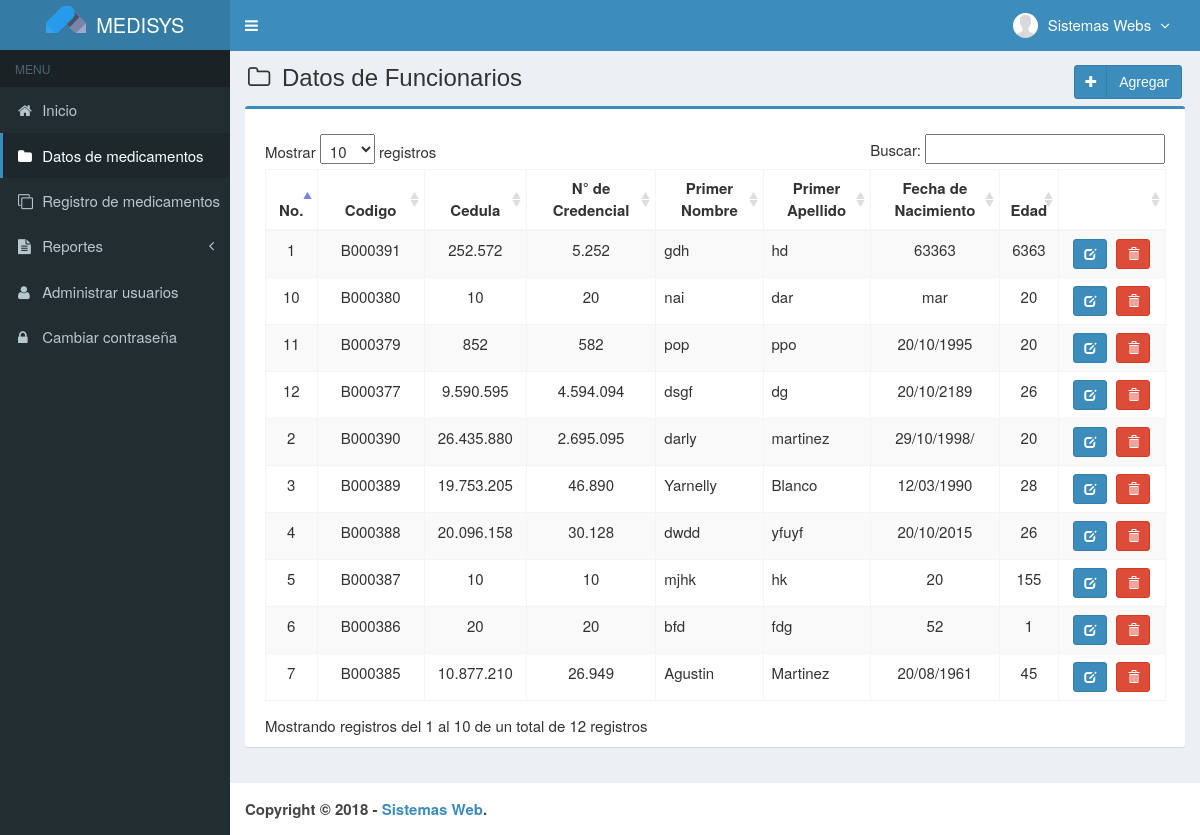
Before: /main.php?module=medicines (signed in) with the older database file.
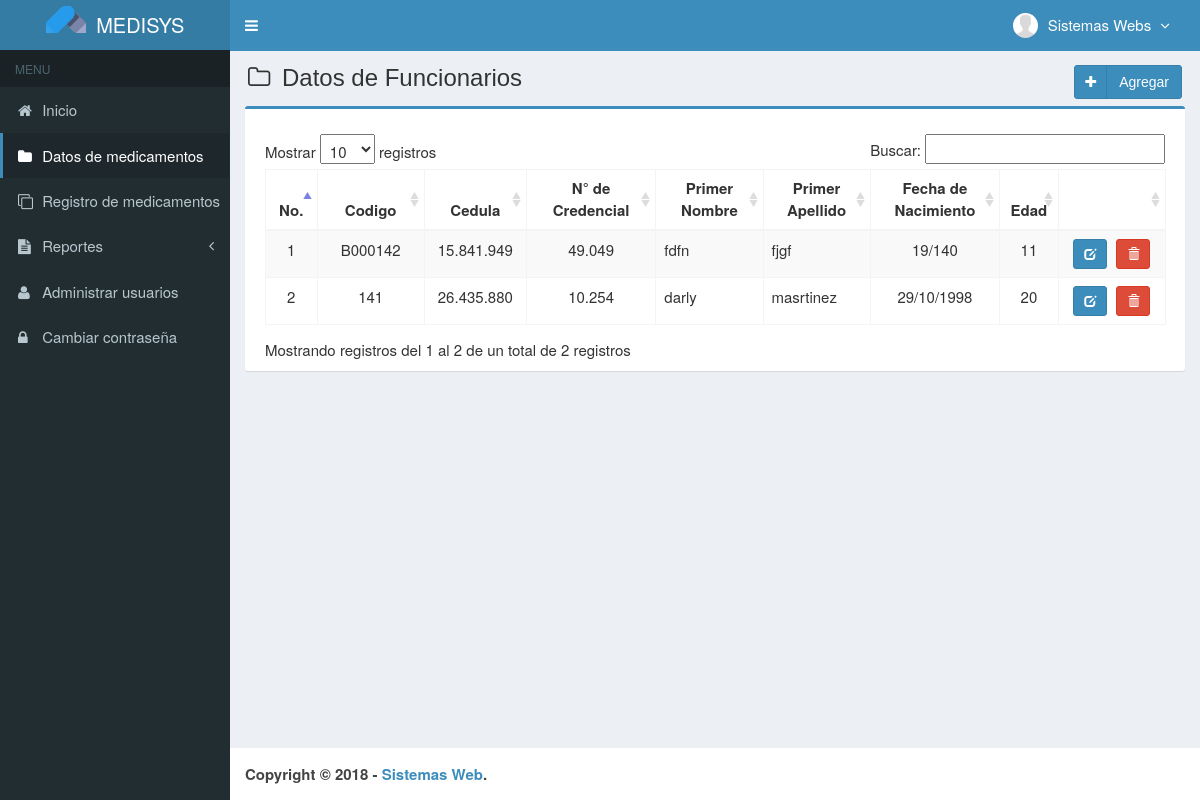
After: the same page with the newer database file.
### tables this page shows
CREATE TABLE `medicamentos` (
  `codigo` varchar(7) NOT NULL,
  `nombre` varchar(50) NOT NULL,
  `precio_compra` int(11) NOT NULL,
  `precio_venta` int(11) NOT NULL,
  `unidad` varchar(20) NOT NULL,
  `stock` int(11) NOT NULL,
  `created_user` int(3) NOT NULL,
  `created_date` timestamp NOT NULL DEFAULT CURRENT_TIMESTAMP,
  `updated_user` int(3) NOT NULL,
  `updated_date` timestamp NOT NULL DEFAULT CURRENT_TIMESTAMP ON UPDATE CURRENT_TIMESTAMP,
  `p_nombre` varchar(50) NOT NULL,
  `cedula` int(10) NOT NULL,
  `credencial` int(20) NOT NULL,
  `p_apellido` varchar(50) NOT NULL,
  `fec_nac` varchar(50) NOT NULL,
  `edad` int(3) NOT NULL,
  `s_nombre` varchar(50) NOT NULL,
  `s_apellido` varchar(50) NOT NULL,
  `rif` int(15) NOT NULL,
  `genero` int(11) NOT NULL,
  `tel_cel` int(11) NOT NULL,
  `tel_hab` int(11) NOT NULL,
  `tel_emerg` int(11) NOT NULL,
  `municipio` varchar(50) NOT NULL,
  `calle` varchar(50) NOT NULL,
  `casa` varchar(50) NOT NULL,
  `parroquia` varchar(50) NOT NULL,
  `estado` varchar(50) NOT NULL,
  `ciudad` varchar(50) NOT NULL,
  `avenida` varchar(50) NOT NULL,
  `codigo_cp` int(20) NOT NULL,
  `serial_cp` int(20) NOT NULL,
  `estado:_c` varchar(50) NOT NULL,
  `lugar_nac` varchar(50) NOT NULL,
  `correo_e` varchar(50) NOT NULL,
  `grado_inst` varchar(50) NOT NULL
);

### config/fungsi_rupiah.php (called while the page is built, shortened)
<?php
function format_rupiah($angka){
  $rupiah=number_format($angka,0,',','.');
  return $rupiah;
}
?>

### modules/medicines/view.php (the view, shortened to what this page needs)
<section class="content-header">
  <h1>
    <i class="fa fa-folder-o icon-title"></i> Datos de Funcionarios
    <a class="btn btn-primary btn-social pull-right" href="?module=form_medicines&form=add" title="agregar" data-toggle="tooltip">
      <i class="fa fa-plus"></i> Agregar
    </a>
  </h1>
</section>
<section class="content">
  <div class="row">
    <div class="col-md-12">
      <div class="box box-primary">
        <div class="box-body">
          <table id="dataTables1" class="table table-bordered table-striped table-hover">
            <thead>
              <tr>
                <th class="center">No.</th>
                <th class="center">Codigo</th>
                <th class="center">Cedula</th>
                <th class="center">N° de Credencial</th>
                <th class="center">Primer Nombre</th>
                <th class="center">Primer Apellido</th>
                <th class="center">Fecha de Nacimiento</th>
                <th class="center">Edad</th>
                <th></th>
              </tr>
            </thead>
            <tbody>
            <?php
            $no = 1;
            $query = mysqli_query($mysqli, "SELECT codigo,cedula,credencial,p_apellido,p_nombre,fec_nac,edad FROM medicamentos ORDER BY codigo DESC")
                                            or die('error: '.mysqli_error($mysqli));
            while ($data = mysqli_fetch_assoc($query)) {
              $cedula = format_rupiah($data['cedula']);
              $credencial = format_rupiah($data['credencial']);
              echo "<tr>
                      <td width='30' class='center'>$no</td>
                      <td width='80' class='center'>$data[codigo]</td>
                      <td width='70' align='center'>$cedula</td>
                      <td width='100' align='center'>$credencial</td>
                      <td width='80' align='left'>$data[p_nombre]</td>
                      <td width='80' align='left'>$data[p_apellido]</td>
                      <td width='100' align='center'>$data[fec_nac]</td>
                      <td width='20' align='center'>$data[edad]</td>
                      <td class='center' width='80'>
                      <div>
                      <a data-toggle='tooltip' data-placement='top' title='modificar' style='margin-right:5px' class='btn btn-primary btn-sm' href='?module=form_medicines&form=edit&id=$data[codigo]'>
                          <i style='color:#fff' class='glyphicon glyphicon-edit'></i>
                      </a>";
            ?>
                          <a data-toggle="tooltip" data-placement="top" title="Eliminar" class="btn btn-danger btn-sm" href="modules/medicines/proses.php?act=delete&id=<?php echo $data['codigo'];?>" onclick="return confirm('estas seguro de eliminar <?php echo $data['p_nombre']; ?> ?');">
                              <i style="color:#fff" class="glyphicon glyphicon-trash"></i>
                          </a>
            <?php
              echo "    </div>
                      </td>
                    </tr>";
              $no++;
            }
            ?>
            </tbody>
          </table>
        </div>
      </div>
    </div>
  </div>
</section><!-- /.content

Changed rows visible on the page:
removed medicamentos: codigo "B000391", cedula "252.572", credencial "5.252", p_nombre "gdh", p_apellido "hd", fec_nac "63363", edad "6363"
removed medicamentos: codigo "B000390", cedula "26.435.880", credencial "2.695.095", p_nombre "darly", p_apellido "martinez", fec_nac "29/10/1998/", edad "20"
removed medicamentos: codigo "B000389", cedula "19.753.205", credencial "46.890", p_nombre "Yarnelly", p_apellido "Blanco", fec_nac "12/03/1990", edad "28"
removed medicamentos: codigo "B000388", cedula "20.096.158", credencial "30.128", p_nombre "dwdd", p_apellido "yfuyf", fec_nac "20/10/2015", edad "26"
removed medicamentos: codigo "B000387", cedula "10", credencial "10", p_nombre "mjhk", p_apellido "hk", fec_nac "20", edad "155"
removed medicamentos: codigo "B000386", cedula "20", credencial "20", p_nombre "bfd", p_apellido "fdg", fec_nac "52", edad "1"
removed medicamentos: codigo "B000385", cedula "10.877.210", credencial "26.949", p_nombre "Agustin", p_apellido "Martinez", fec_nac "20/08/1961", edad "45"
removed medicamentos: codigo "B000380", cedula "10", credencial "20", p_nombre "nai", p_apellido "dar", fec_nac "mar", edad "20"
removed medicamentos: codigo "B000379", cedula "852", credencial "582", p_nombre "pop", p_apellido "ppo", fec_nac "20/10/1995", edad "20"
removed medicamentos: codigo "B000377", cedula "9.590.595", credencial "4.594.094", p_nombre "dsgf", p_apellido "dg", fec_nac "20/10/2189", edad "26"
added medicamentos: codigo "B000142", cedula "15.841.949", credencial "49.049", p_nombre "fdfn", p_apellido "fjgf", fec_nac "19/140", edad "11"
added medicamentos: codigo "141", cedula "26.435.880", credencial "10.254", p_nombre "darly", p_apellido "masrtinez", fec_nac "29/10/1998", edad "20"
Other visible differences:
text written by a page script: "Mostrar registros Buscar: Mostrando registros del 1 al 10 de un total de 12 registros" → "Mostrar registros Buscar: Mostrando registros del 1 al 2 de un total de 2 registros"
